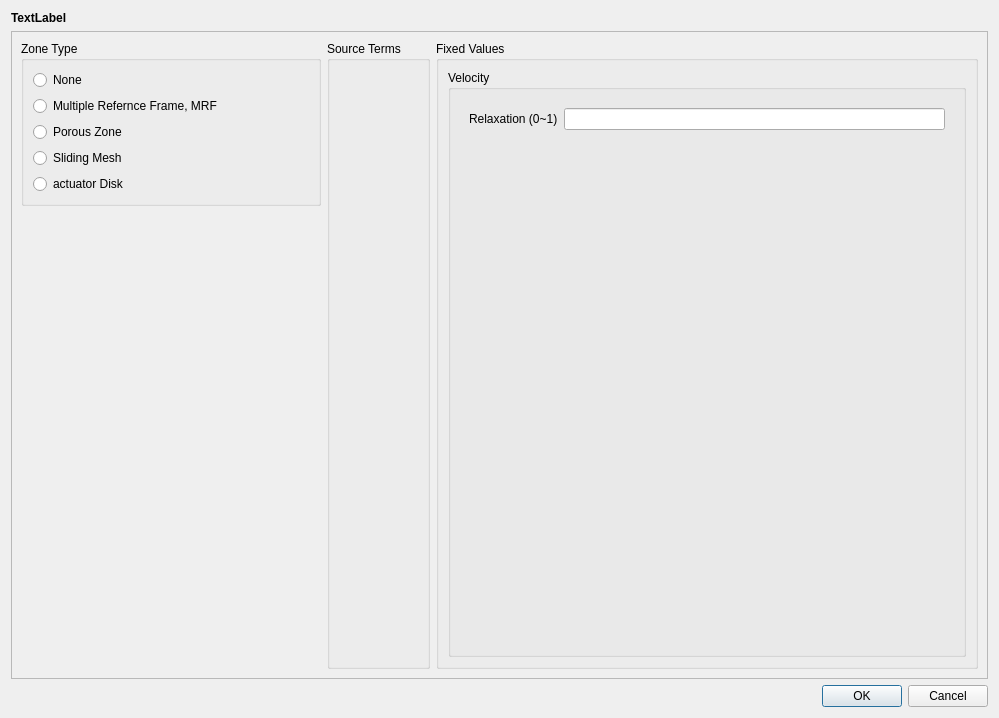
<?xml version="1.0" encoding="UTF-8"?>
<ui version="4.0">
 <class>CellZoneConditionDialog</class>
 <widget class="QDialog" name="CellZoneConditionDialog">
  <property name="geometry">
   <rect>
    <x>0</x>
    <y>0</y>
    <width>999</width>
    <height>718</height>
   </rect>
  </property>
  <property name="windowTitle">
   <string>Cell Zone Condtion</string>
  </property>
  <layout class="QVBoxLayout" name="verticalLayout_6">
   <item>
    <widget class="QLabel" name="zoneName">
     <property name="font">
      <font>
       <bold>true</bold>
      </font>
     </property>
     <property name="text">
      <string>TextLabel</string>
     </property>
    </widget>
   </item>
   <item>
    <widget class="QScrollArea" name="scrollArea">
     <property name="horizontalScrollBarPolicy">
      <enum>Qt::ScrollBarAlwaysOff</enum>
     </property>
     <property name="sizeAdjustPolicy">
      <enum>QAbstractScrollArea::AdjustToContents</enum>
     </property>
     <property name="widgetResizable">
      <bool>true</bool>
     </property>
     <widget class="QWidget" name="scrollAreaWidgetContents">
      <property name="geometry">
       <rect>
        <x>0</x>
        <y>0</y>
        <width>979</width>
        <height>646</height>
       </rect>
      </property>
      <layout class="QHBoxLayout" name="horizontalLayout_5">
       <item>
        <widget class="QWidget" name="zoneType" native="true">
         <property name="sizePolicy">
          <sizepolicy hsizetype="Preferred" vsizetype="Preferred">
           <horstretch>0</horstretch>
           <verstretch>0</verstretch>
          </sizepolicy>
         </property>
         <property name="minimumSize">
          <size>
           <width>300</width>
           <height>0</height>
          </size>
         </property>
         <layout class="QVBoxLayout" name="verticalLayout_2">
          <property name="leftMargin">
           <number>0</number>
          </property>
          <property name="topMargin">
           <number>0</number>
          </property>
          <property name="rightMargin">
           <number>0</number>
          </property>
          <property name="bottomMargin">
           <number>0</number>
          </property>
          <item>
           <widget class="QGroupBox" name="groupBox">
            <property name="title">
             <string>Zone Type</string>
            </property>
            <layout class="QVBoxLayout" name="verticalLayout">
             <item>
              <widget class="QRadioButton" name="none">
               <property name="sizePolicy">
                <sizepolicy hsizetype="Preferred" vsizetype="Fixed">
                 <horstretch>0</horstretch>
                 <verstretch>0</verstretch>
                </sizepolicy>
               </property>
               <property name="text">
                <string>None</string>
               </property>
               <attribute name="buttonGroup">
                <string notr="true">zoneTypeRadioGroup</string>
               </attribute>
              </widget>
             </item>
             <item>
              <widget class="QRadioButton" name="MRF">
               <property name="sizePolicy">
                <sizepolicy hsizetype="Minimum" vsizetype="Preferred">
                 <horstretch>0</horstretch>
                 <verstretch>0</verstretch>
                </sizepolicy>
               </property>
               <property name="text">
                <string>Multiple Refernce Frame, MRF</string>
               </property>
               <attribute name="buttonGroup">
                <string notr="true">zoneTypeRadioGroup</string>
               </attribute>
              </widget>
             </item>
             <item>
              <widget class="QRadioButton" name="porousZone">
               <property name="text">
                <string>Porous Zone</string>
               </property>
               <attribute name="buttonGroup">
                <string notr="true">zoneTypeRadioGroup</string>
               </attribute>
              </widget>
             </item>
             <item>
              <widget class="QRadioButton" name="slidingMesh">
               <property name="sizePolicy">
                <sizepolicy hsizetype="Preferred" vsizetype="Fixed">
                 <horstretch>0</horstretch>
                 <verstretch>0</verstretch>
                </sizepolicy>
               </property>
               <property name="text">
                <string>Sliding Mesh</string>
               </property>
               <attribute name="buttonGroup">
                <string notr="true">zoneTypeRadioGroup</string>
               </attribute>
              </widget>
             </item>
             <item>
              <widget class="QRadioButton" name="actuatorDisk">
               <property name="sizePolicy">
                <sizepolicy hsizetype="Preferred" vsizetype="Preferred">
                 <horstretch>0</horstretch>
                 <verstretch>0</verstretch>
                </sizepolicy>
               </property>
               <property name="text">
                <string>actuator Disk</string>
               </property>
               <attribute name="buttonGroup">
                <string notr="true">zoneTypeRadioGroup</string>
               </attribute>
              </widget>
             </item>
            </layout>
           </widget>
          </item>
          <item>
           <spacer name="verticalSpacer">
            <property name="orientation">
             <enum>Qt::Vertical</enum>
            </property>
            <property name="sizeHint" stdset="0">
             <size>
              <width>20</width>
              <height>1</height>
             </size>
            </property>
           </spacer>
          </item>
         </layout>
        </widget>
       </item>
       <item>
        <widget class="QGroupBox" name="sourceTerms">
         <property name="title">
          <string>Source Terms</string>
         </property>
         <layout class="QVBoxLayout" name="verticalLayout_5"/>
        </widget>
       </item>
       <item>
        <widget class="QGroupBox" name="fixedValues">
         <property name="title">
          <string>Fixed Values</string>
         </property>
         <layout class="QVBoxLayout" name="verticalLayout_4">
          <item>
           <widget class="QGroupBox" name="velocityGroup">
            <property name="title">
             <string>Velocity</string>
            </property>
            <layout class="QVBoxLayout" name="verticalLayout_3">
             <item>
              <widget class="QWidget" name="widget_7" native="true">
               <layout class="QFormLayout" name="formLayout_13">
                <item row="0" column="0">
                 <widget class="QLabel" name="label_21">
                  <property name="text">
                   <string>Relaxation (0~1)</string>
                  </property>
                 </widget>
                </item>
                <item row="0" column="1">
                 <widget class="QLineEdit" name="relaxation"/>
                </item>
               </layout>
              </widget>
             </item>
            </layout>
           </widget>
          </item>
         </layout>
        </widget>
       </item>
      </layout>
     </widget>
    </widget>
   </item>
   <item>
    <widget class="QDialogButtonBox" name="buttonBox">
     <property name="orientation">
      <enum>Qt::Horizontal</enum>
     </property>
     <property name="standardButtons">
      <set>QDialogButtonBox::Cancel|QDialogButtonBox::Ok</set>
     </property>
    </widget>
   </item>
  </layout>
 </widget>
 <resources/>
 <connections>
  <connection>
   <sender>buttonBox</sender>
   <signal>accepted()</signal>
   <receiver>CellZoneConditionDialog</receiver>
   <slot>accept()</slot>
   <hints>
    <hint type="sourcelabel">
     <x>248</x>
     <y>254</y>
    </hint>
    <hint type="destinationlabel">
     <x>157</x>
     <y>274</y>
    </hint>
   </hints>
  </connection>
  <connection>
   <sender>buttonBox</sender>
   <signal>rejected()</signal>
   <receiver>CellZoneConditionDialog</receiver>
   <slot>reject()</slot>
   <hints>
    <hint type="sourcelabel">
     <x>316</x>
     <y>260</y>
    </hint>
    <hint type="destinationlabel">
     <x>286</x>
     <y>274</y>
    </hint>
   </hints>
  </connection>
 </connections>
 <buttongroups>
  <buttongroup name="zoneTypeRadioGroup"/>
 </buttongroups>
</ui>
